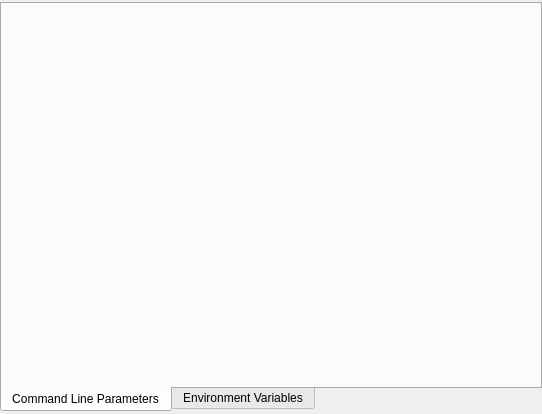
<?xml version="1.0" encoding="UTF-8"?>
<ui version="4.0">
 <class>gams::studio::option::GamsConfigEditor</class>
 <widget class="QWidget" name="gams::studio::option::GamsConfigEditor">
  <property name="geometry">
   <rect>
    <x>0</x>
    <y>0</y>
    <width>542</width>
    <height>414</height>
   </rect>
  </property>
  <property name="windowTitle">
   <string>Form</string>
  </property>
  <layout class="QGridLayout" name="gridLayout">
   <property name="leftMargin">
    <number>0</number>
   </property>
   <property name="topMargin">
    <number>2</number>
   </property>
   <property name="rightMargin">
    <number>0</number>
   </property>
   <property name="bottomMargin">
    <number>2</number>
   </property>
   <item row="0" column="0">
    <widget class="QTabWidget" name="GamsCfgTabWidget">
     <property name="tabPosition">
      <enum>QTabWidget::South</enum>
     </property>
     <property name="currentIndex">
      <number>0</number>
     </property>
     <widget class="gams::studio::option::ParamConfigEditor" name="gamsParamTab">
      <attribute name="title">
       <string>Command Line Parameters</string>
      </attribute>
     </widget>
     <widget class="QWidget" name="envVariableTab">
      <attribute name="title">
       <string>Environment Variables</string>
      </attribute>
     </widget>
    </widget>
   </item>
  </layout>
 </widget>
 <customwidgets>
  <customwidget>
   <class>gams::studio::option::ParamConfigEditor</class>
   <extends>QWidget</extends>
   <header>option/paramconfigeditor.h</header>
   <container>1</container>
  </customwidget>
 </customwidgets>
 <resources/>
 <connections/>
</ui>
